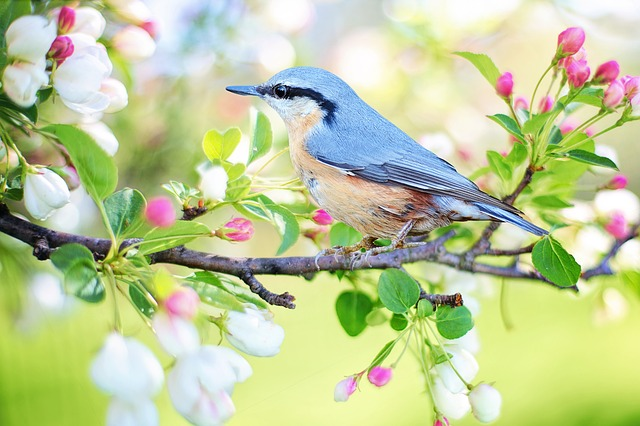
#> input picture Task 0/SB#7154_Task0/Task0.2/Image Processing/Images/bird.jpg, 640 x 426 px, found by its file name; its folder holds only this picture in this run
$ python main.py
#> lines starting #> are read from the running program, lines starting #| are printed output that depends on the picture; after the words box and inside, x2 and y2 are one past the last pixel; in counts of white or black regions, pixels touching at a corner belong together
#> in main, ip_image is the input picture: shape (426, 640, 3); mean B, G, R 154.3, 203, 191.5
#| (426, 640, 3)
###############################################################################
## Author: Team Supply Bot
## Edition: eYRC 2019-20
## Instructions: Do Not modify the basic skeletal structure of given APIs!!!
###############################################################################


######################
## Essential libraries
######################
import cv2
import numpy as np
import os
import math
import csv


########################################################################
## using os to generalise Input-Output
########################################################################
codes_folder_path = os.path.abspath('.')
images_folder_path = os.path.abspath(os.path.join('..', 'Images'))
generated_folder_path = os.path.abspath(os.path.join('..', 'Generated'))


############################################
## Build your algorithm in this function
## ip_image: is the array of the input image
## imshow helps you view that you have loaded
## the corresponding image
############################################
def process(ip_image):
    ###########################
    ## Your Code goes here
    ## placeholder image
    sector_image = np.ones(ip_image.shape[:2],np.uint8)*255                #We are using the white image provided to us as it is.

    Whiteimage = np.zeros_like(ip_image)                                   #Here we are converting 1 channeled image "sector image" to 3 channeled white image
    Whiteimage[:,:,0] = sector_image
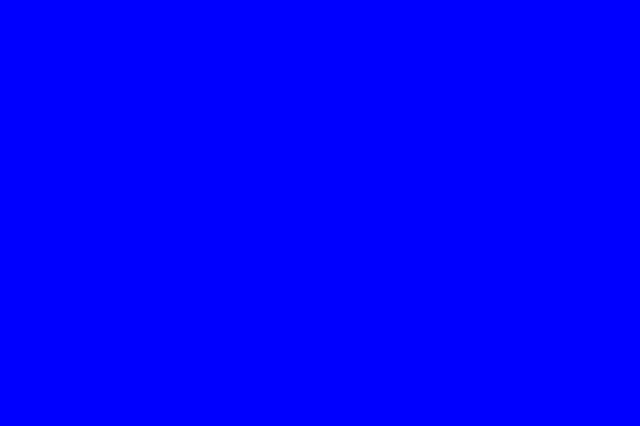
#> Whiteimage: shape (426, 640, 3); mean of channels 0, 1, 2 255, 0, 0; drawn as B, G, R
    Whiteimage[:,:,1] = sector_image
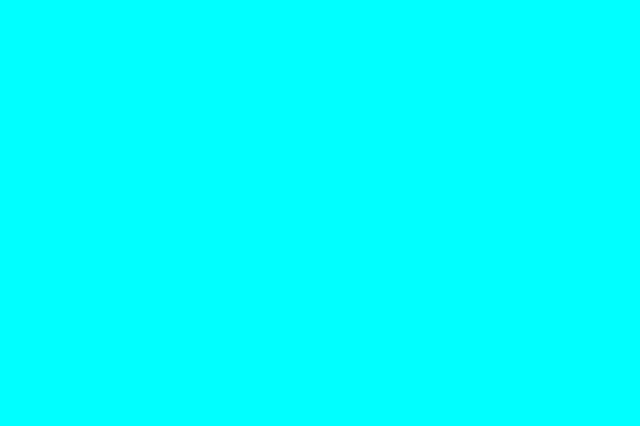
#> Whiteimage: shape (426, 640, 3); mean of channels 0, 1, 2 255, 255, 0; drawn as B, G, R
    Whiteimage[:,:,2] = sector_image
#> Whiteimage: shape (426, 640, 3); every value is 255


    hsvimg = cv2.cvtColor(ip_image, cv2.COLOR_BGR2HSV)                     #Creating a HSV image of ip_image
#> hsvimg: shape (426, 640, 3); mean H, S, V 54, 83.4, 211.3

    lower_range1 = np.array([0,0,255])                                     #We are giving hsv range for white colour that is to be retined after filtering (since the missing strip is white)
    upper_range1 = np.array([0,0,255])
    mask = cv2.inRange(hsvimg, lower_range1, upper_range1)                 #This makes the code generalized for detecting missing strip of any colour by adjusting HSV range
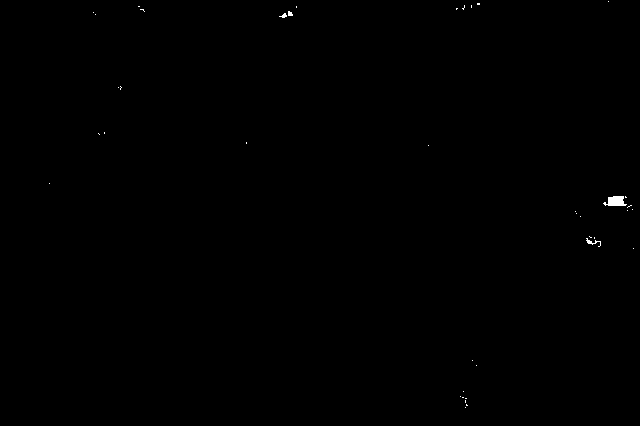
#> mask: shape (426, 640); 0.12% white; 40 white regions (36 under 20 px), largest, box (x1, y1, x2, y2) and area: (603, 196, 627, 206) 168, (586, 238, 601, 247) 41, (279, 13, 287, 18) 21, (288, 11, 293, 16) 20

    kernel = np.ones((1,1),np.uint8)                                       #To remove any small white noises in the image using morphological opening.
    mask1 = cv2.morphologyEx(mask,cv2.MORPH_OPEN,kernel, iterations = 1)

    img2 = np.zeros_like(ip_image)                                         #Here we are converting 1 channeled image "mask1" to 3 channeled
    img2[:,:,0] = mask1
    img2[:,:,1] = mask1
    img2[:,:,2] = mask1
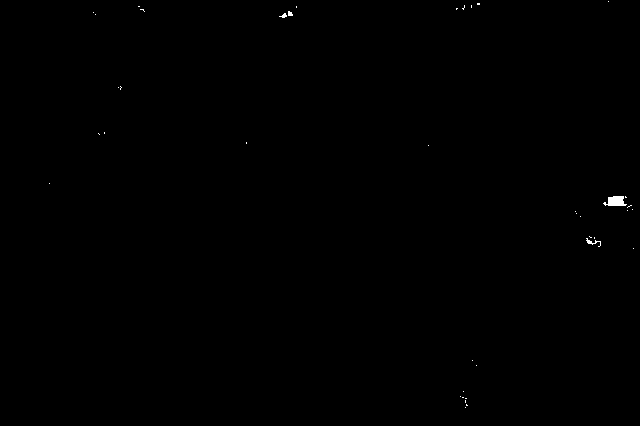
#> img2: shape (426, 640, 3); 0.12% white; 40 white regions (36 under 20 px), largest, box (x1, y1, x2, y2) and area: (603, 196, 627, 206) 168, (586, 238, 601, 247) 41, (279, 13, 287, 18) 21, (288, 11, 293, 16) 20


    B,G,R=cv2.split(img2)                                                  #pixel values of img2
    X,Y,Z=cv2.split(Whiteimage)                                            #pixel values of Whiteimage
#> X: shape (426, 640); every value is 255


    #segment 1                                                             # Here we are using the concept of segmentation and we have deviced a logic--
    i=178                                                                  # --that divides ip_image into segments such that all segments enclose the inner black ring ---
    j=284                                                                  # --and finds the pixel location of the missing strip in inner black ring
    while (i< 345):
        while (j<739):
            if(B[i][j]==255 & G[i][j]==255 & R[i][j]==255):                # Here we are predecting the pixel values of the missing strip that is to be filled with black
                X[i][j]=0                                                  # Here the part of the inner black strip which is missing(white-255) if it is dected in that segment then---
                Y[i][j]=0                                                  #--it turns the same pixel values of the Whiteimage to black thus creating/filling the missing part
                Z[i][j]=0
            j+=1
        i+=1
        j=284

    #segment 2
    i=671
    j=284
    while (i< 848):
        while (j<738):
            if(B[i][j]==255 & G[i][j]==255 & R[i][j]==255):                 #These values of i,j are obtained by image study and segmenting the image into required regions
                X[i][j]=0
                Y[i][j]=0
                Z[i][j]=0
            j+=1
        i+=1
        j=284

    #segment 3
    i=264
    j=211
    while (i<753):
        while (j<289):
            if(B[i][j]==255 & G[i][j]==255 & R[i][j]==255):
                X[i][j]=0
                Y[i][j]=0
                Z[i][j]=0
            j+=1
        i+=1
        j=211

    #segment 4
    i=266
    j=736
    while (i<745):
        while (j<817):
            if(B[i][j]==255 & G[i][j]==255 & R[i][j]==255):
                X[i][j]=0
                Y[i][j]=0
                Z[i][j]=0
            j+=1
        i+=1
        j=736

    #segment 5
    i=319
    j=812
    while (i<628):
        while (j<847):
            if(B[i][j]==255 & G[i][j]==255 & R[i][j]==255):
                X[i][j]=0
                Y[i][j]=0
                Z[i][j]=0
            j+=1
        i+=1
        j=812

    #segment 6
    i=372
    j=178
    while (i<643):
        while (j<216):
            if(B[i][j]==255 & G[i][j]==255 & R[i][j]==255):
                X[i][j]=0
                Y[i][j]=0
                Z[i][j]=0
            j+=1
        i+=1
        j=178                                               #Doing this segmentation makes the code generalized to identify and fill any missing strip present in the inner black ring


    final_image=cv2.merge([X, Y, Z])
    grayImage = cv2.cvtColor(final_image, cv2.COLOR_BGR2GRAY)
    (thresh, sector_image) = cv2.threshold(grayImage, 127, 255, cv2.THRESH_BINARY) # To convert the final image to pure black and white
    ## Your Code goes here
    ###########################
    return sector_image


####################################################################
## The main program which provides read in input of one image at a
## time to process function in which you will code your generalized
## output computing code
## Do not modify this code!!!
####################################################################
def main():
    ################################################################
    ## variable declarations
    ################################################################
    i = 1
    ## Reading 1 image at a time from the Images folder
    for image_name in os.listdir(images_folder_path):
        ## verifying name of image
        print(image_name)
        ## reading in image
        ip_image = cv2.imread(images_folder_path+"/"+image_name)
        ## verifying image has content
        print(ip_image.shape)
        ## passing read in image to process function
        sector_image = process(ip_image)
        ## saving the output in  an image of said name in the Generated folder
        cv2.imwrite(generated_folder_path+"/"+image_name
                    [0:len(image_name)-4]+"_fill_in.png", sector_image)
        i+=1


############################################################################################
## main function
############################################################################################
if __name__ == '__main__':
#> (the run stopped early here; a loop or call above may not have finished)
